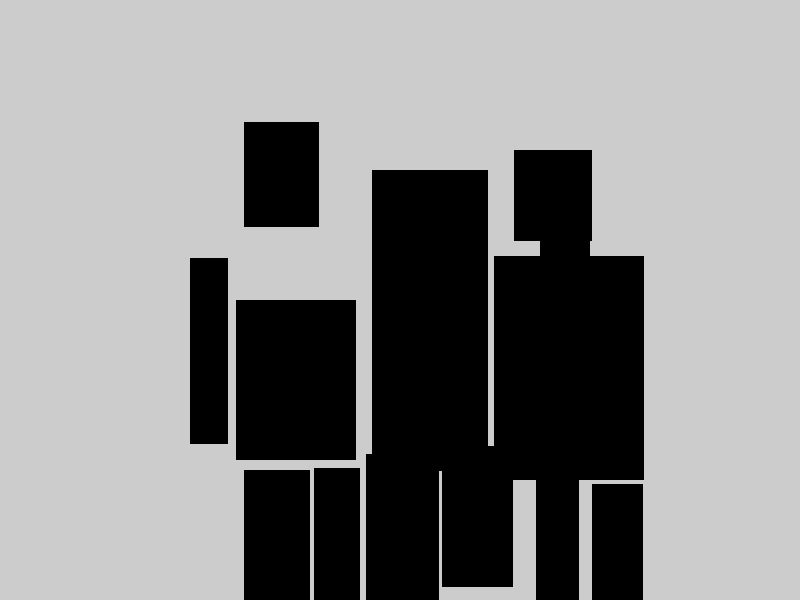
Frame 1 (no input)
Frame 60 (the mouse pressed at the canvas centre just before this capture): identical to frame 1, image omitted
Frame 120 (the mouse held since frame 60 and released just before this capture): identical to frame 1, image omitted

The Processing sketch that drew this single still picture (run headless with seeded random() and noise(); from frame 60 on, the mouse is pressed at the canvas centre):

// Processing sketch: processing_20453
// ── processing_20453.pde

void setup(){
  size(800,600);
}

void draw(){
  fill(0);
  rect(244,122,74,104);
  rect(190, 258,37, 185);
  rect(236, 300, 119,159);
  rect(244,470,65,135);
  rect(314,468,45,134);  
  
  rect(372,170,115,300);
  rect(366,454,72,150);
  rect(442,446,70,140);

  rect(514,150,77,90);
  rect(540,216,49,50);
  rect(494,256,149,223);
  rect(536,480,42,125);
  rect(592,484,50,121);
}               
